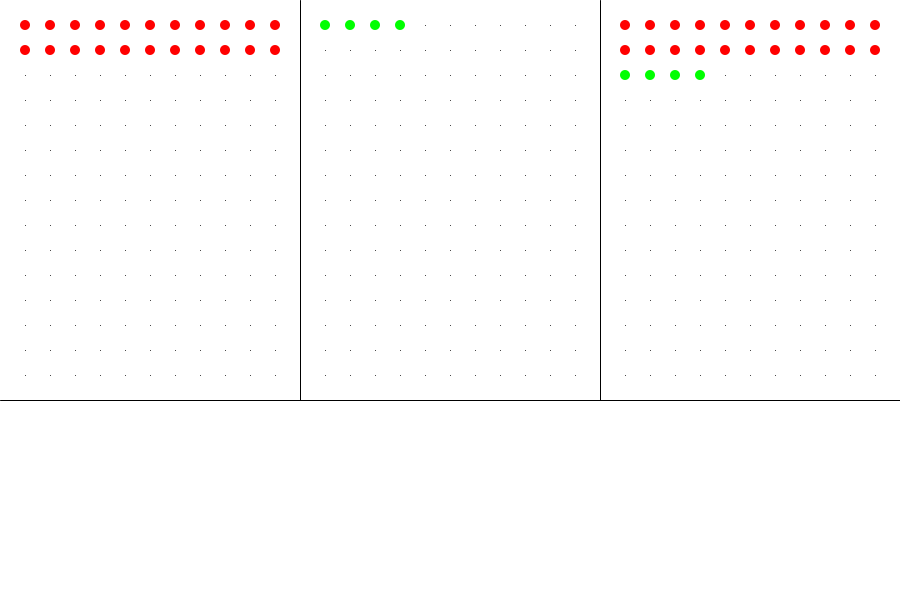
Frame 1 (no input)
Frame 60 (the mouse pressed at the canvas centre just before this capture): identical to frame 1, image omitted
Frame 120 (the mouse held since frame 60 and released just before this capture): identical to frame 1, image omitted

The Processing sketch that drew this single still picture (run headless with seeded random() and noise(); from frame 60 on, the mouse is pressed at the canvas centre):

// Processing sketch: processing_145020
// ── processing_145020.pde

// FINAL PROJECT
// addition version 1
// this sucks


void setup() {
  size(900,600);
}

void draw() {
  background(255);
  
  // describe the interface
  // these lines won't necessarily be here
  
  float w = width;
  float w1 = width/3;
  float w2 = width*2/3;
  float h = height;
  float h1 = height/3;
  float h2 = height*2/3;
  
  stroke(0);
  noFill();
  line(w1,0,w1,h2);
  line(w2,0,w2,h2);
  line(0,h2,w,h2);
  
  // functions
 
  Grid(0,0);
  Grid(w1,0);
  Grid(w2,0);

  Variable1(0,0);
  Variable2(w1,0);
  Variable1(w2,0);
  Variable2(w2,50);
}

void Grid(float x, float y) {
  pushMatrix();
  translate(x,y);
  for (int a = 25; a < width/3; a += 25) {
    for (int b = 25; b <= height*2/3; b += 25) {
      point(a,b);
    }
  }
  popMatrix();
}

void Variable1(float x, float y) {
  pushMatrix();
  translate(x,y);
  noStroke();
  fill(255,0,0);
  for (int v11 = 25; v11 < width/3; v11 += 25) {
    for (int v12 = 25; v12 <= 50; v12 += 25) {
      ellipse(v11,v12,10,10);
    }
  }
  popMatrix();
}

void Variable2(float x, float y) {
  pushMatrix();
  translate(x,y);
  noStroke();
  fill(0,255,0);
  for (int v21 = 25; v21 <= 100; v21 += 25) {
    for (int v22 = 25; v22 <= 25; v22 += 25) {
      ellipse(v21,v22,10,10);
    }
  }
  popMatrix();
}

/*
Notes

mouse clicked - click on section
pop up rectangle
keyboard input

controlP5 library
textfield
slider
etc
SUPER AWESOME!
*/
